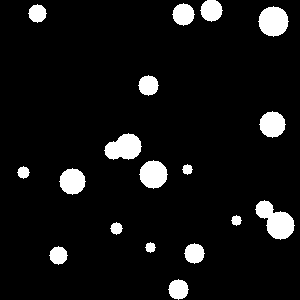
#> input picture python/004_openCV/images/beyaz_daire.png, 300 x 300 px, found by its file name
$ python 017_morfolojik_dilate.py
#> lines starting #> are read from the running program, lines starting #| are printed output that depends on the picture; after the words box and inside, x2 and y2 are one past the last pixel; in counts of white or black regions, pixels touching at a corner belong together
import cv2
import numpy as np

## morfolojik işlemler gürültüleri azaltmak için kullanılırlar
## ayrıca morfolojik işlemler her zaman binary resimler üzerinde yapılır

resim = cv2.imread("images/beyaz_daire.png") ## numpy array'ine dönüştürme
#> resim is the input picture: shape (300, 300, 3); 7.4% white; 18 white regions, largest, box (x1, y1, x2, y2) and area: (255, 200, 295, 240) 866, (104, 133, 142, 160) 715, (258, 6, 289, 37) 709
kernel = np.ones((15,7), np.uint8)
dilation = cv2.dilate(resim, kernel,iterations = 1) ## ( , , iterations) ## beyaz bölge artmış olur, bir nevi sayfaya gürültü eklenmiş olur, görselde kesikler varsa dilate kullamak daha mantıklıdır, kalınlaştırma
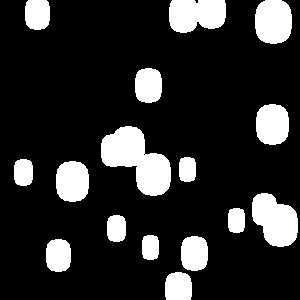
#> dilation: shape (300, 300, 3); 17.4% white; 16 white regions, largest, box (x1, y1, x2, y2) and area: (101, 126, 171, 196) 2756, (252, 193, 298, 247) 1770, (169, 0, 226, 33) 1607
dilation2 = cv2.dilate(resim, kernel, 22) ## ( , , iterations) ## beyaz bölge artmış olur, bir nevi sayfaya gürültü eklenmiş olur, görselde kesikler varsa dilate kullamak daha mantıklıdır, kalınlaştırma iterasyon değeri dilate'i daha da kalınlaştırır

cv2.imshow("original", resim)  ## belirtilen resmi gösterme
cv2.imshow("OpenCV", dilation)  ## belirtilen resmi gösterme
cv2.imshow("OpenCV2", dilation2)  ## belirtilen resmi gösterme

cv2.waitKey(0) ## pencere açıldığında ekranda durup görmemiz için
cv2.destroyAllWindows() ## herhangi bir tuşa basıldığında OpenCV'e ait tüm pencerenin kapanmasını sağlar
